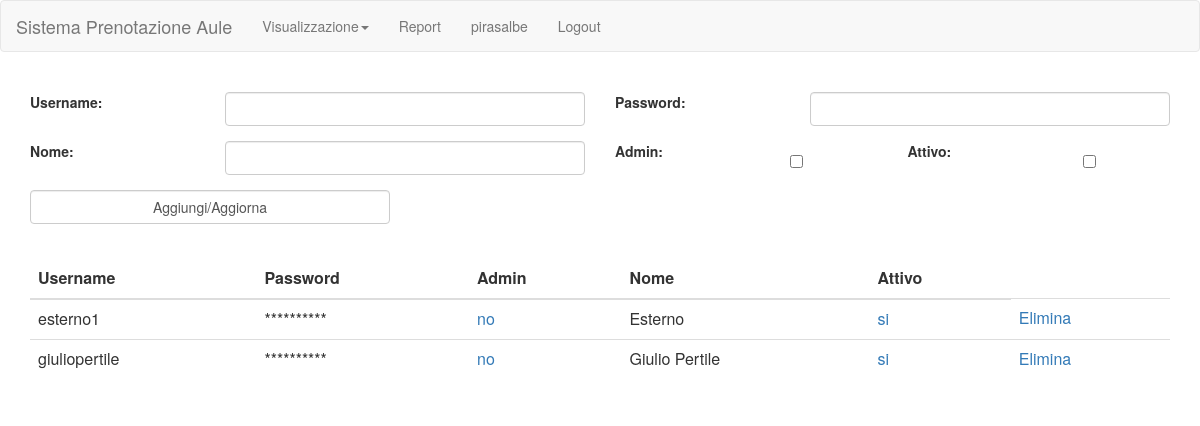
The app's page /admin/users.php (signed in) with its own data.
### tables this page shows
CREATE TABLE `utenti` (
  `username` varchar(20) NOT NULL,
  `password` varchar(20) NOT NULL,
  `admin` enum('si','no') NOT NULL DEFAULT 'no',
  `nome` varchar(20) NOT NULL,
  `attivo` enum('si','no') NOT NULL DEFAULT 'no'
);

### script/sql.php (called while the page is built, shortened)
<?php
include("recursive.php");
function init()
{
    $servername = "localhost";
    $username = "root";
    $password = "";
    $dbname = "aule";
    $conn = new mysqli($servername, $username, $password, $dbname);
    return $conn;
}
function users()
{
    $sql = "SELECT *
			FROM utenti
			where username<>?";
    $conn = init();
    $result = null;
    if ($stmt = $conn->prepare($sql)) {
        $stmt->bind_param("s", $_SESSION['user']);
        $stmt->execute();
        $result = $stmt->get_result();
    }
    return $result;
}
?>

### admin/users.php (the view, shortened to what this page needs)
<?php
include("../script/sql.php");
?>
<html>
<head>
</head>
<body>
<br>
<div class="container">
    <form action="../script/addUser">
        <div class="row form-group">
            <div class="col-sm-2">
                <label for="username">Username: </label>
            </div>
            <div class="col-sm-4">
                <input name="username" class="form-control" maxlength="20">
            </div>
            <div class="col-sm-2">
                <label for="password">Password: </label>
            </div>
            <div class="col-sm-4">
                <input name="password" class="form-control" maxlength="20">
            </div>
        </div>
        <div class="row form-group">
            <div class="col-sm-2">
                <label for="name">Nome: </label>
            </div>
            <div class="col-sm-4">
                <input name="name" class="form-control" maxlength="20">
            </div>
            <div class="col-sm-2">
                <label for="admin">Admin: </label>
            </div>
            <div class="col-sm-1 checkbox">
                <input name="admin" value="si" type="checkbox" maxlength="20">
            </div>
            <div class="col-sm-2">
                <label for="attivo">Attivo: </label>
            </div>
            <div class="col-sm-1 checkbox">
                <input name="attivo" value="si" type="checkbox" maxlength="20">
            </div>
        </div>
        <div class="row form-group">
            <div class="col-sm-4">
                <button type="submit" class="form-control">
                    Aggiungi/Aggiorna
                </button>
            </div>
        </div>
    </form>
</div>
<br>
<div class="container">
    <div class="table-responsive">
        <table class="table">
            <thead>
            <tr>
                <th>Username</th>
                <th>Password</th>
                <th>Admin</th>
                <th>Nome</th>
                <th>Attivo</th>
            </tr>
            </thead>
            <tbody>
            <?php
            $result = users();
            if (isset($result) && $result != null) {
                while ($row = $result->fetch_assoc()) {
                    echo "<tr>
                            <td>" . $row["username"] . "</td>
                            <td>**********</td>
                            <td><a href='../script/adminUser?user=" . $row["username"] . "&admin=" . $row["admin"] . "'>" . $row["admin"] . "</a></td>
                            <td>" . $row["nome"] . "</td>
                            <td><a href='../script/changeUser?user=" . $row["username"] . "&stato=" . $row["attivo"] . "'>" . $row["attivo"] . "</a></td>
                            <td><a href='../script/deleteUser?username=" . $row["username"] . "'>Elimina</a></td>
                        </tr>";
                }
            }
            ?>
            </tbody>
        </table>
    </div>
</div>
</body>
</html>

### records on screen
utenti: username "esterno1", admin "no", nome "Esterno", attivo "si"
utenti: username "giuliopertile", admin "no", nome "Giulio Pertile", attivo "si"

### other values on screen
$user "pirasalbe"
$log "Logout"
